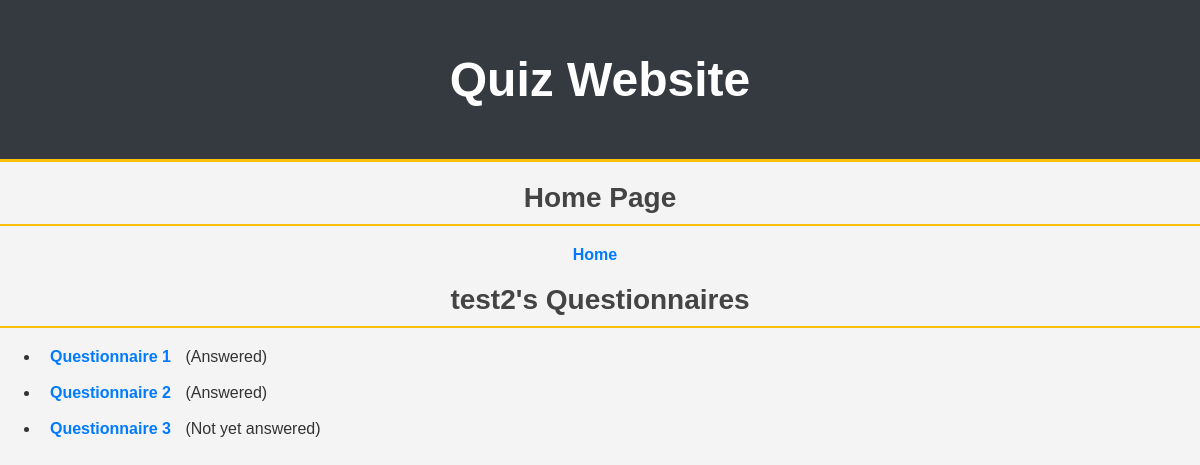
The page /client/11/ on the database its author committed.
### task/models.py (models this page shows, shortened)
class Client(models.Model):
    user = models.OneToOneField(User, on_delete=models.CASCADE)
    name = models.CharField(max_length=100)
    email = models.EmailField(unique=True)

class Questionnaire(models.Model):
    client = models.ForeignKey(Client, on_delete=models.CASCADE, related_name='questionnaires')
    title = models.CharField(max_length=100)
    created_at = models.DateTimeField(auto_now_add=True)

### task/views.py (the view)
# urls.py: path("client/<int:client_id>/", views.client_detail, name="client_detail"),  # Client detail page
def client_detail(request, client_id):
    client = get_object_or_404(Client, id=client_id)  # Get the specific client or return a 404 error
    questionnaires = Questionnaire.objects.all()  # Retrieve all questionnaires
    answered_questionnaires = {
        response.questionnaire_id: True
        for response in ClientResponse.objects.filter(client=client)
    }
    return render(
        request,
        "client_detail.html",
        {
            "client": client,
            'questionnaires': questionnaires,
            "answered_questionnaires": answered_questionnaires,
        },
    )

### task/templates/client_detail.html
{% extends 'base.html' %} {% block title %}Client Detail{% endblock %}
{% block content %}
<h2>{{ client.user.username }}'s Questionnaires</h2>
{% if questionnaires %}
    <ul>
        {% for questionnaire in questionnaires %}
        <li>
            <a href="{% url 'questionnaire_detail' questionnaire.id %}?client_id={{ client.id }}">{{ questionnaire.title }}</a>
            {% if questionnaire.id in answered_questionnaires %}
            (Answered)
        {% else %}
            (Not yet answered)
        {% endif %}
        <br><br/>
        </li>
        {% endfor %}
    </ul>
{% else %}
    <p>No questionnaires available.</p>
{% endif %}
{% endblock %}

### task/static/css/styles.css (style rules this page uses)
h2 { color: #343a40; text-align: center; font-size: 28px; font-weight: bold; margin-top: 20px; margin-bottom: 20px; border-bottom: 2px solid #ffc107; padding-bottom: 10px; }
body { font-family: Arial, sans-serif; background-color: #f4f4f4; margin: 0; padding: 0; color: #333; }
h2 { color: #444; margin-bottom: 20px; }
a { color: #007bff; text-decoration: none; font-weight: bold; padding: 5px 10px; border-radius: 5px; transition: background-color 0.3s ease, color 0.3s ease; }

### rows shown on the page
Client: user.username "test2"
Questionnaire: title "Questionnaire 1", shows "(Answered)"
Questionnaire: title "Questionnaire 2", shows "(Answered)"
Questionnaire: title "Questionnaire 3", shows "(Not yet answered)"
